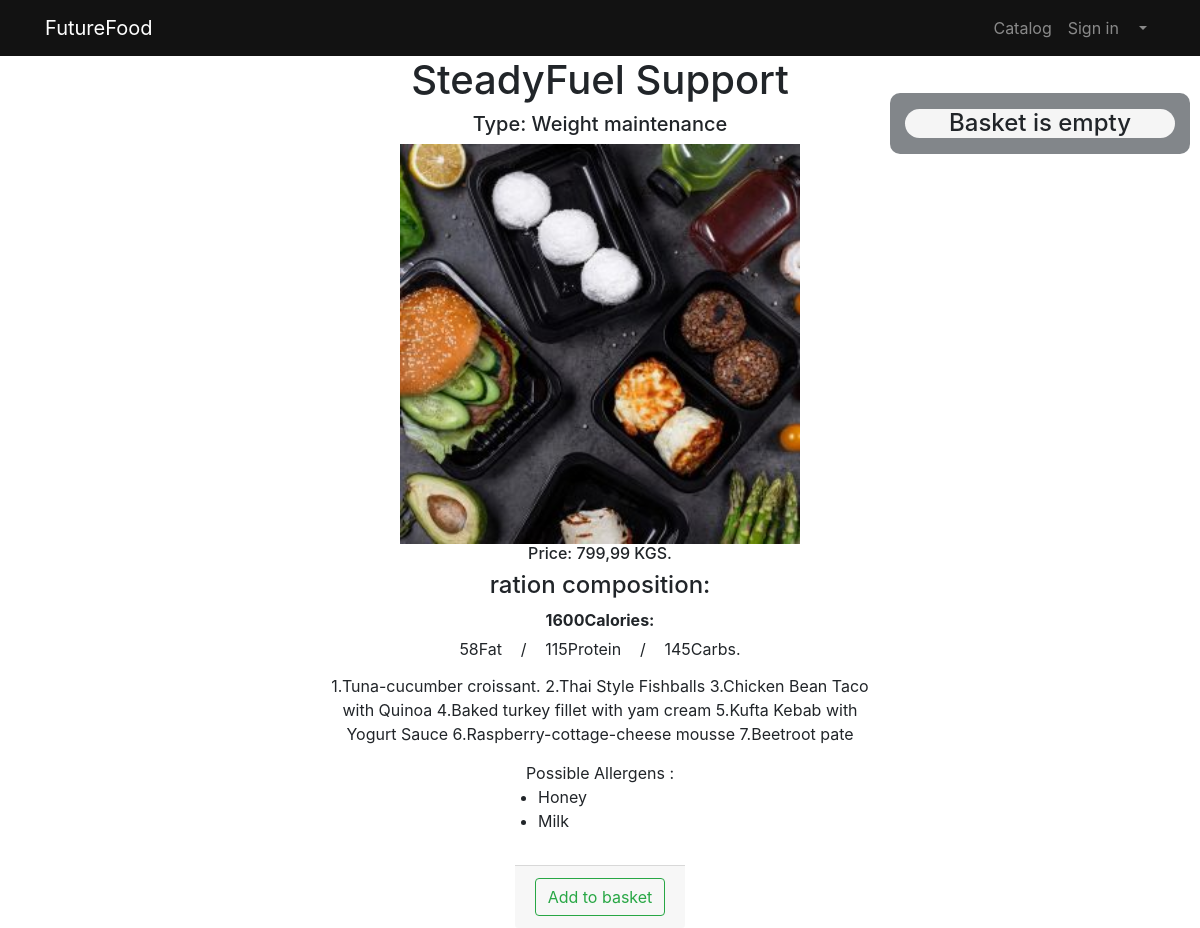
The app's page /catalog/product/17/ (signed in) with its own data.
### home/models.py (models this page shows, shortened)
class Product(models.Model):
    name = models.CharField(max_length=100, unique=True)
    description = models.TextField()
    price = models.DecimalField(max_digits=6, decimal_places=2)
    quantity = models.PositiveIntegerField(default=0)
    image = models.ImageField(upload_to='food_images')
    category = models.ForeignKey(ProductCategory, on_delete=models.CASCADE)
    allergens = models.ManyToManyField(PossibleAllergies,  blank=True)
    calories = models.PositiveIntegerField(default=0)
    proteins = models.PositiveIntegerField(default=0)
    fats = models.PositiveIntegerField(default=0)
    carbohydrates = models.PositiveIntegerField(default=0)

class ProductCategory(models.Model):
    name = models.CharField(max_length=100, unique=True)
    description = models.TextField(null=True, blank=True)
    def __str__(self):
        return self.name

class PossibleAllergies(models.Model):
    name = models.CharField(max_length=50, unique=True)

### home/views.py (the view)
# urls.py: path('product/<int:product_id>/', product_detail, name='product_detail'),
def product_detail(request, product_id):
    product = get_object_or_404(Product, id=product_id)
    if request.user.is_authenticated:
        if product.allergens.count() >= 1:
            allergy = True
            context = {
                'allergy': allergy,
                'product': product,
                'baskets': Basket.objects.filter(user=request.user),
            }
        else:
            context = {
                'product': product,
                'baskets': Basket.objects.filter(user=request.user),
            }
    else:
         context = {
            'product': product,
         }
    return render(request, 'catalog_page/product_detail.html', context)

### home/templates/catalog_page/product_detail.html
{%extends 'base.html' %}
{% load static%}
{% block css %}
    <link href="{%static 'vendor/css/products.css'%}" rel="stylesheet">
{% endblock %}
{% block content %}
<div style="display: flex;flex-direction: column;align-items: center;width: 100%;">
    <div class="col-lg-5" style="position: absolute;border-radius: 10px;  top:10%;right: 10px; width: 25%;background-color:#343a409c ">
         {% include 'baskets_page/baskets.html' %}
    </div>
    <h1>{{ product.name }}</h1>
    <h5>Type: {{ product.category }}</h5>
    <img style="width: 400px; height: 400px" src="{{ product.image.url }}">
    <h6>Price: {{ product.price }} KGS.</h6>
    <h4>ration composition:</h4>
    <div style="display: flex; justify-content: space-around; flex-wrap: nowrap">
        <p class="card-text" style="margin: 0;font-weight: bold;margin-bottom: 5px ">
            {{ product.calories }}Calories:
        </p>
    </div>
    <div style="margin-bottom: 15px;height: 22px;width: 25vw;display: flex; justify-content: space-around; flex-wrap: nowrap">
        <p class="card-text" style="margin: 0">
            {{ product.fats }}Fat
        </p>
        /
        <p class="card-text" style="margin: 0">
            {{ product.proteins }}Protein
        </p>
        /
        <p class="card-text" style="margin: 0">
            {{ product.carbohydrates }}Carbs.
        </p>
    </div>
    <p style="margin-bottom: 15px;text-align: center; width: 45%">{{ product.description }}</p>
    {% if allergy %}
        <p style="margin-bottom: 0px">Possible Allergens :
        <div style="display: flex">
            <ul style="display: flex;flex-wrap:wrap;width: 204px;flex-direction: column">
                {% for allergy in product.allergens.all %}
                    <li>{{ allergy.name }}</li>
                {% endfor %}
            </ul>
        </div>
        </p>
    {% else %}
        <p style="margin-bottom: 0px">Possible Allergens : None </p>
    {% endif %}
        <div class="card-footer text-center" >
            <a class="btn btn-outline-success" href="{% url 'catalog:basket_add' product.id %}">
               Add to basket
            </a>
        </div>
</div>
{% endblock %}

### records on screen
Product: name "SteadyFuel Support", category "Weight maintenance", image (picture), price "799,99", calories "1600", fats "58", proteins "115", carbohydrates "145", description "1.Tuna-cucumber croissant. 2.Thai Style Fishballs 3.Chicken Bean Taco with Quinoa 4.Baked turkey fillet with yam cream 5.Kufta Kebab with Yogurt Sauce 6.Raspberry-cottage-cheese mousse 7.Beetroot pate"
PossibleAllergies: name "Honey"
PossibleAllergies: name "Milk"
